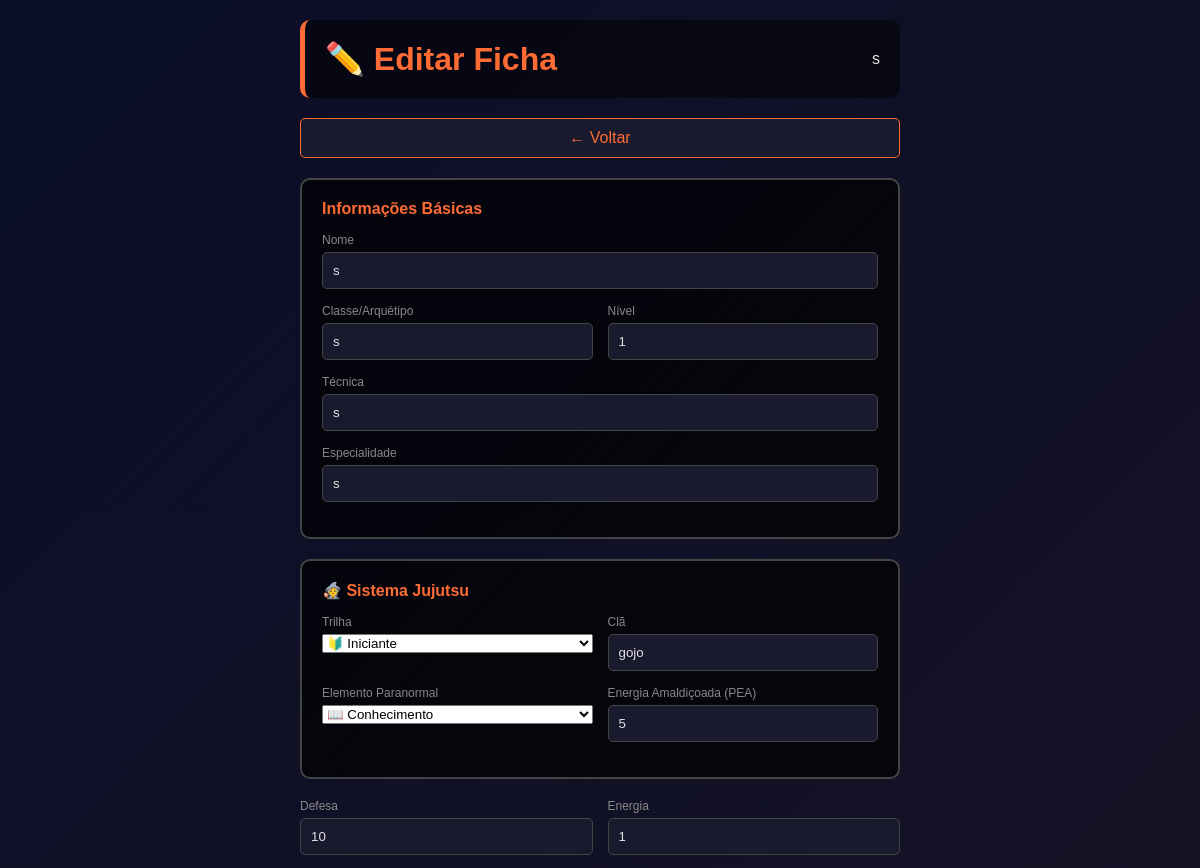
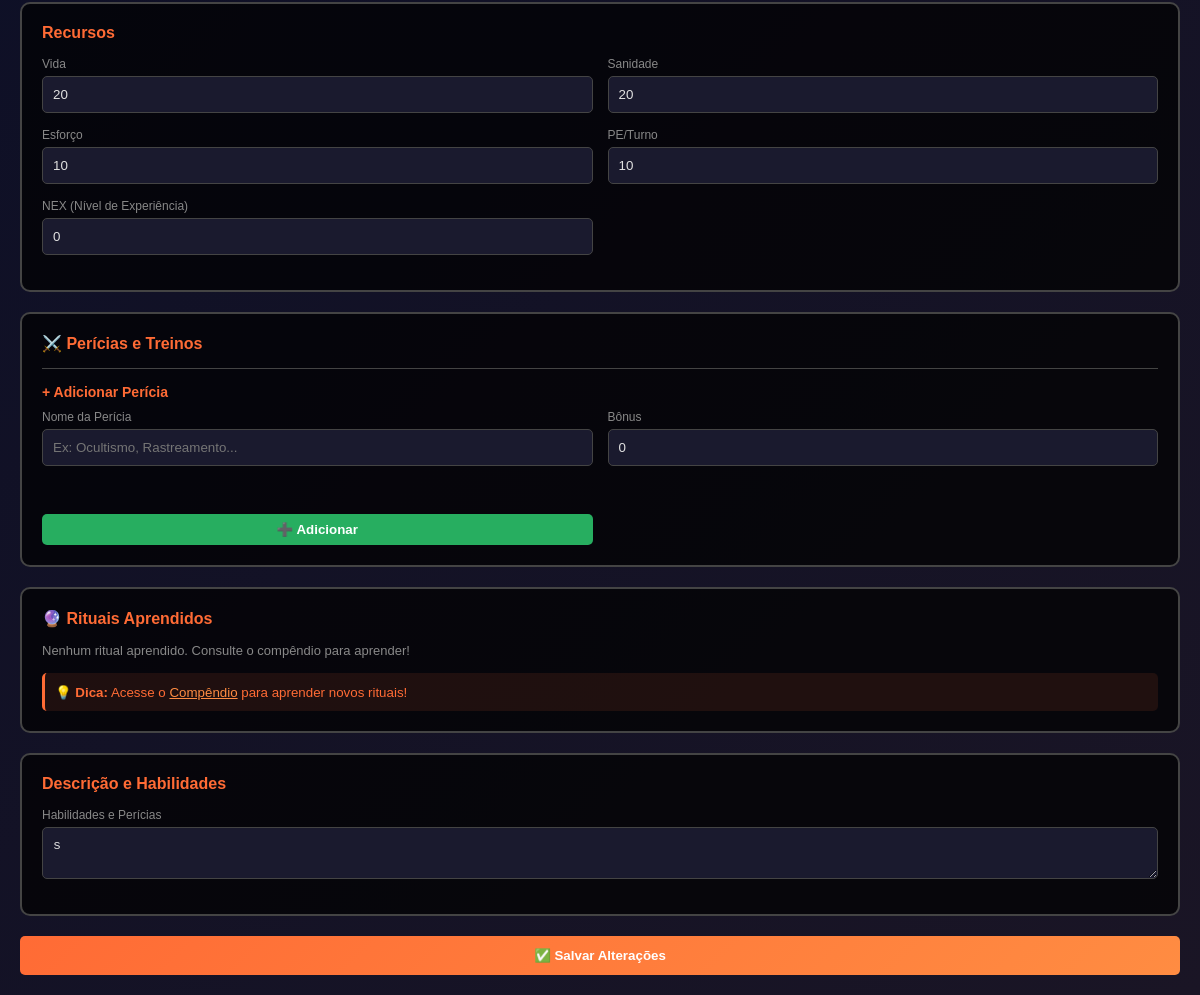
Screenshot of /editar_ficha/1 (signed in) with the database file from the repository (2 pictures, top to bottom).
### app.py (models this page shows, shortened)
class Ficha(db.Model):
    id = db.Column(db.Integer, primary_key=True)
    nome = db.Column(db.String(100), nullable=False)
    cla = db.Column(db.String(100), nullable=False)
    nivel = db.Column(db.String(100), nullable=False)
    energia = db.Column(db.Integer, nullable=False)
    tecnica = db.Column(db.String(200), nullable=False)
    habilidades = db.Column(db.Text, nullable=False)
    forca = db.Column(db.Integer, default=10)
    agilidade = db.Column(db.Integer, default=10)
    defesa = db.Column(db.Integer, default=10)
    especial = db.Column(db.String(200), default="")
    vida = db.Column(db.Integer, default=20)
    sanidade = db.Column(db.Integer, default=20)
    esforco = db.Column(db.Integer, default=10)
    nex = db.Column(db.Integer, default=0)
    pe_turno = db.Column(db.Integer, default=10)
    pericias = db.Column(db.Text, default="[]")  # JSON
    pea = db.Column(db.Integer, default=5)  # Pontos Energia Amaldiçoada
    trilha = db.Column(db.String(100), default="Iniciante")  # Ex: Feiticeiro, Agente
    clan = db.Column(db.String(100), default="")  # Ex: Clã Gojo, Clã Zenin
    elemento = db.Column(db.String(50), default="Conhecimento")  # Elemento paranormal
    rituais = db.Column(db.Text, default="[]")  # JSON com rituais aprendidos
    user_id = db.Column(db.Integer, db.ForeignKey("user.id"), nullable=False)
    def get_pericias(self):
        try:
            return json.loads(self.pericias) if self.pericias else []
        except:
            return []
    def get_rituais(self):
        try:
            return json.loads(self.rituais) if self.rituais else []
        except:
            return []

### app.py (the view, shortened to what this page needs)
@app.route("/editar_ficha/<int:ficha_id>", methods=["GET","POST"])
@login_required
def editar_ficha(ficha_id):
    try:
        ficha = Ficha.query.get_or_404(ficha_id)
        if ficha.user_id != current_user.id:
            flash("Não autorizado")
            return redirect(url_for("home"))
        return render_template("editar_ficha.html", ficha=ficha)
    except Exception as e:
        logger.error(f"Erro em editar_ficha: {str(e)}")
        return f"<h1>Erro: {str(e)}</h1>", 500

### app.py (called while the page is built)
@login_manager.user_loader
def load_user(user_id):
    return User.query.get(int(user_id))

### templates/editar_ficha.html (shortened to what this page needs)
<!DOCTYPE html>
<html lang="pt-br">
<head>
</head>
<body>
    <div class="container">
        <div class="header">
            <h1>✏️ Editar Ficha</h1>
            <span class="classe">{{ ficha.cla }}</span>
        </div>
        <a href="/" class="btn-voltar" style="display: block; text-align: center; padding: 10px; border-radius: 5px; text-decoration: none; margin-bottom: 20px;">← Voltar</a>
        <form method="POST">
            <div class="form-section">
                <h2>Informações Básicas</h2>
                <div class="form-group">
                    <label>Nome</label>
                    <input type="text" name="nome" value="{{ ficha.nome }}" required>
                </div>
                <div class="form-row">
                    <div class="form-group">
                        <label>Classe/Arquétipo</label>
                        <input type="text" name="cla" value="{{ ficha.cla }}" required>
                    </div>
                    <div class="form-group">
                        <label>Nível</label>
                        <input type="text" name="nivel" value="{{ ficha.nivel }}" required>
                    </div>
                </div>
                <div class="form-group">
                    <label>Técnica</label>
                    <input type="text" name="tecnica" value="{{ ficha.tecnica }}" required>
                </div>
                <div class="form-group">
                    <label>Especialidade</label>
                    <input type="text" name="especial" value="{{ ficha.especial }}">
                </div>
            </div>
        <div class="form-section">
            <h2>🧙 Sistema Jujutsu</h2>
            <div class="form-row">
                <div class="form-group">
                    <label>Trilha</label>
                    <select name="trilha">
                        <option value="Iniciante" {% if ficha.trilha == "Iniciante" %}selected{% endif %}>🔰 Iniciante</option>
                    </select>
                </div>
                <div class="form-group">
                    <label>Clã</label>
                    <input type="text" name="clan" value="{{ ficha.clan }}" placeholder="Ex: Clã Gojo, Clã Zenin...">
                </div>
            </div>
            <div class="form-row">
                <div class="form-group">
                    <label>Elemento Paranormal</label>
                    <select name="elemento">
                        <option value="Conhecimento" {% if ficha.elemento == "Conhecimento" %}selected{% endif %}>📖 Conhecimento</option>
                    </select>
                </div>
                <div class="form-group">
                    <label>Energia Amaldiçoada (PEA)</label>
                    <input type="number" name="pea" value="{{ ficha.pea }}" min="1">
                </div>
            </div>
        </div>
                <div class="form-row">
                    <div class="form-group">
                        <label>Defesa</label>
                        <input type="number" name="defesa" value="{{ ficha.defesa }}">
                    </div>
                    <div class="form-group">
                        <label>Energia</label>
                        <input type="number" name="energia" value="{{ ficha.energia }}">
                    </div>
                </div>
            </div>
            <div class="form-section">
                <h2>Recursos</h2>
                <div class="form-row">
                    <div class="form-group">
                        <label>Vida</label>
                        <input type="number" name="vida" value="{{ ficha.vida }}">
                    </div>
                    <div class="form-group">
                        <label>Sanidade</label>
                        <input type="number" name="sanidade" value="{{ ficha.sanidade }}">
                    </div>
                </div>
                <div class="form-row">
                    <div class="form-group">
                        <label>Esforço</label>
                        <input type="number" name="esforco" value="{{ ficha.esforco }}">
                    </div>
                    <div class="form-group">
                        <label>PE/Turno</label>
                        <input type="number" name="pe_turno" value="{{ ficha.pe_turno }}">
                    </div>
                </div>
                <div class="form-row">
                    <div class="form-group">
                        <label>NEX (Nível de Experiência)</label>
                        <input type="number" name="nex" value="{{ ficha.nex }}">
                    </div>
                </div>
            </div>
            <div class="form-section">
                <h2>⚔️ Perícias e Treinos</h2>
                <div style="margin-top: 15px; padding-top: 15px; border-top: 1px solid #444;">
                    <h3 style="color: #ff6b35; font-size: 14px; margin-bottom: 10px;">+ Adicionar Perícia</h3>
                    <div class="form-row">
                        <div class="form-group">
                            <label>Nome da Perícia</label>
                            <input type="text" id="nova-pericia-nome" placeholder="Ex: Ocultismo, Rastreamento...">
                        </div>
                        <div class="form-group">
                            <label>Bônus</label>
                            <input type="number" id="nova-pericia-bonus" placeholder="0" value="0">
                        </div>
                        <button type="button" onclick="adicionarPericia('{{ ficha.id }}')" style="margin-top: 18px; background: #27ae60; padding: 8px 16px; width: auto;">➕ Adicionar</button>
                    </div>
                </div>
            </div>
            <div class="form-section">
                <h2>🔮 Rituais Aprendidos</h2>
                <div id="rituais-container">
                    {% set rituais = ficha.get_rituais() %}
                    {% if rituais %}
                        {% for ritual in rituais %}
                            <div class="form-row" style="align-items: center; margin-bottom: 10px;">
                                <div class="form-group">
                                    <label>Ritual</label>
                                    <input type="text" value="{{ ritual.nome }}" disabled style="background: #0a0e27; color: #888; flex: 2;">
                                </div>
                                <div class="form-group">
                                    <label>Círculo</label>
                                    <input type="number" value="{{ ritual.circulo }}" disabled style="background: #0a0e27; color: #888;">
                                </div>
                                <div class="form-group">
                                    <label>Elemento</label>
                                    <input type="text" value="{{ ritual.elemento }}" disabled style="background: #0a0e27; color: #888;">
                                </div>
                            </div>
                        {% endfor %}
                    {% else %}
                        <p style="color: #888; font-size: 13px;">Nenhum ritual aprendido. Consulte o compêndio para aprender!</p>
                    {% endif %}
                </div>
                <div style="margin-top: 15px; padding: 10px; background: rgba(255, 107, 53, 0.1); border-left: 3px solid #ff6b35; border-radius: 5px;">
                    <small style="color: #ff6b35;"><strong>💡 Dica:</strong> Acesse o <a href="/compendio" style="color: #ff8c42;">Compêndio</a> para aprender novos rituais!</small>
                </div>
            </div>
            <div class="form-section">
                <h2>Descrição e Habilidades</h2>
                <div class="form-group">
                    <label>Habilidades e Perícias</label>
                    <textarea name="habilidades" required>{{ ficha.habilidades }}</textarea>
                </div>
            </div>
            <button type="submit">✅ Salvar Alterações</button>
</body>
</html>

### templates/editar_ficha.html (style rules this page uses)
* { margin: 0; padding: 0; box-sizing: border-box; }
body { background: linear-gradient(135deg, #0a0e27 0%, #1a1525 100%); color: #e0e0e0; font-family: 'Arial', sans-serif; padding: 20px; min-height: 100vh; }
.container { max-width: 600px; margin: auto; }
.header { display: flex; justify-content: space-between; align-items: center; margin-bottom: 20px; background: rgba(0, 0, 0, 0.5); padding: 20px; border-radius: 10px; border-left: 5px solid #ff6b35; }
.header h1 { color: #ff6b35; }
.form-section { background: rgba(0, 0, 0, 0.7); padding: 20px; border-radius: 10px; border: 2px solid #444; margin-bottom: 20px; }
.form-section h2 { color: #ff6b35; margin-bottom: 15px; font-size: 16px; }
.form-group { display: flex; flex-direction: column; margin-bottom: 15px; }
.form-group label { color: #888; font-size: 12px; margin-bottom: 5px; }
.form-group input, .form-group textarea { background: #1a1a2e; border: 1px solid #444; color: #e0e0e0; padding: 10px; border-radius: 5px; }
.form-row { display: grid; grid-template-columns: 1fr 1fr; gap: 15px; }
button { background: linear-gradient(135deg, #ff6b35 0%, #ff8c42 100%); color: white; border: none; padding: 12px 24px; border-radius: 5px; cursor: pointer; font-weight: bold; transition: all 0.3s; width: 100%; }
.btn-voltar { background: #1a1a2e; color: #ff6b35; border: 1px solid #ff6b35; margin-bottom: 20px; }

### rows the page displays
Ficha: cla "s", nome "s", nivel "1", tecnica "s", especial "s", trilha "🔰 Iniciante", clan "gojo", elemento "📖 Conhecimento", pea "5", defesa "10", energia "1", vida "20", sanidade "20", esforco "10", pe_turno "10", nex "0", habilidades "s"
